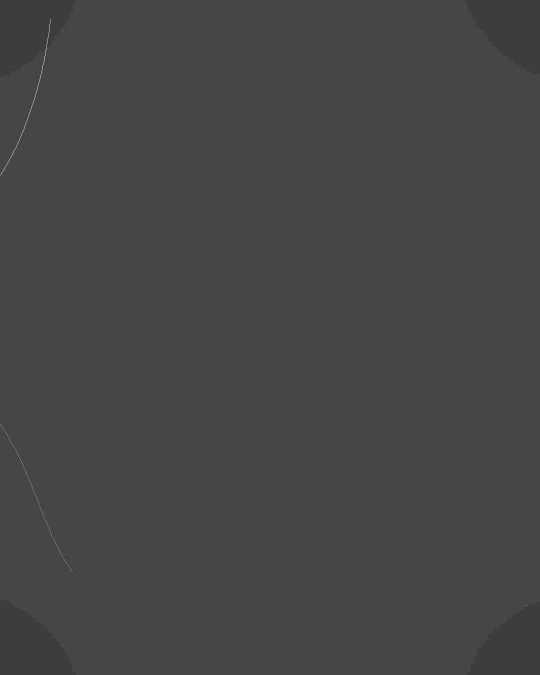
#> input picture art-samples/art-1-flow.jpg, 1080 x 1350 px (shown at 1/2 size)
$ python -i artgen.py   (imports and definitions only)
#> lines starting #> are read from the running program, lines starting #| are printed output that depends on the picture
#> further down, picture is the input picture: PIL image 1080x1350 RGB; min 0, max 29, mean 8
import os, math, random
from PIL import Image, ImageDraw, ImageFilter, ImageChops

W, H = 1080, 1350
OUT = os.path.join(os.path.dirname(__file__), "art-samples")
# [1 line not run here, left out]

# [10 lines left out: function field, not called in this run]

def vignette(img, strength=0.85):
#> called with strength = 0.85
    v = Image.new("L", (img.width, img.height), 0)
#> v: PIL image 1080x1350 L; every value is 0
    d = ImageDraw.Draw(v)
    d.ellipse([-img.width*0.2, -img.height*0.2, img.width*1.2, img.height*1.2], fill=255)
    v = v.filter(ImageFilter.GaussianBlur(img.width*0.18))
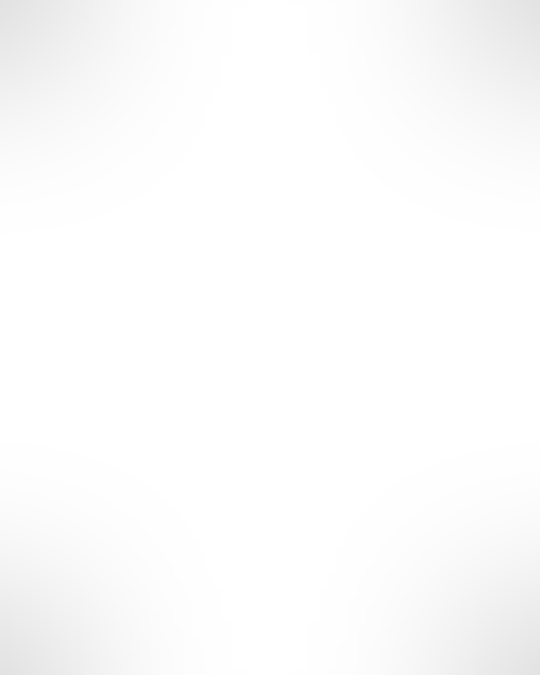
#> v: PIL image 1080x1350 L (shown at 1/2 size); min 226, max 255, mean 251.9
    black = Image.new("RGB", img.size, (0, 0, 0))
#> black: PIL image 1080x1350 RGB; every value is 0
    return Image.composite(img, black, v.point(lambda p: int(p*strength + 255*(1-strength))))

# 1) FLOW FIELD — fijne stromende lijnen
# [91 lines left out: functions flow, nebula, shards, contour, streaks, dotfield, not called in this run]

styles = [("flow", flow), ("nebula", nebula), ("shards", shards),
          ("contour", contour), ("streaks", streaks), ("dotfield", dotfield)]
# [4 lines not run here, left out]

>>> from PIL import Image
>>> picture = Image.open('art-samples/art-1-flow.jpg')
>>> result = vignette(picture)
